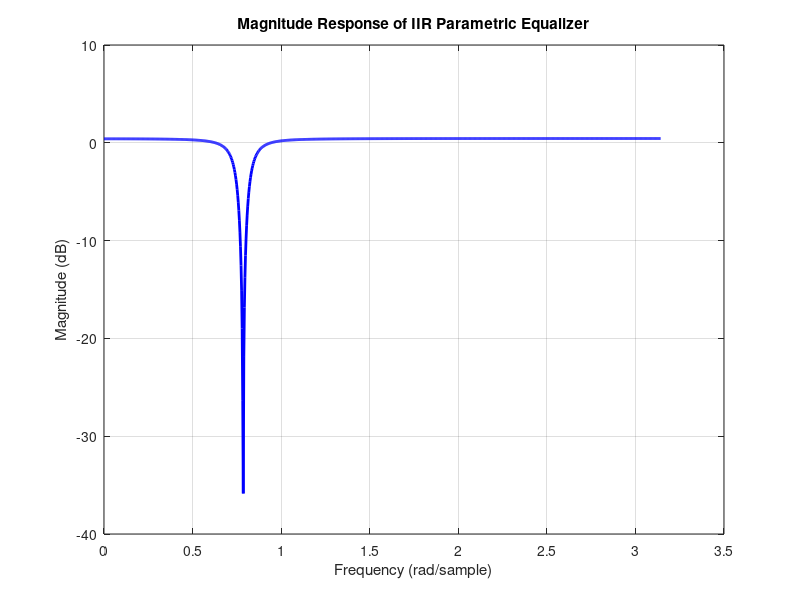

This figure's MATLAB source: (Note: this script raises an error after producing the figure.)
% Parameters
Omega0 = pi/4;  % Zero/pole angle (π/4)
r = 0.95;       % Pole radius

% Numerator and denominator coefficients
B = [1, -2*cos(Omega0), 1];         % Numerator: 1 - 2cos(Ω0)z⁻¹ + z⁻²
A = [1, -2*r*cos(Omega0), r^2];     % Denominator: 1 - 2rcos(Ω0)z⁻¹ + r²z⁻²

% Frequency response
w = linspace(0, pi, 1000);          % Digital frequencies (0 to π)
H = freqz(B, A, w);                 % Compute frequency response
mag = abs(H);                       % Magnitude
mag_dB = 20*log10(mag);             % Convert to dB

% Plot
figure;
plot(w, mag_dB, 'b', 'LineWidth', 2);
xlabel('Frequency (rad/sample)');
ylabel('Magnitude (dB)');
title('Magnitude Response of IIR Parametric Equalizer');
grid on;
xline(Omega0, 'r--', 'Ω₀ = π/4', 'LabelVerticalAlignment', 'bottom');
ylim([-30, 10]); % Adjust based on response
